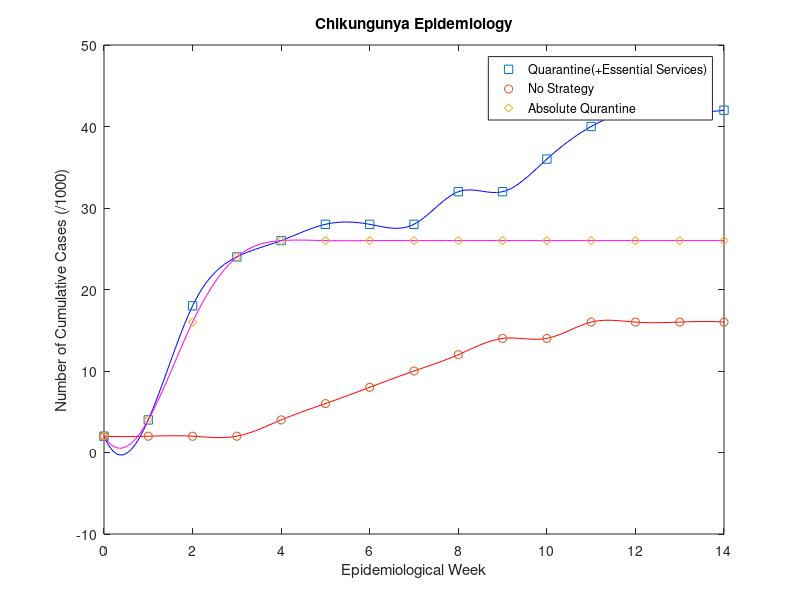

Reproduce this figure in MATLAB.
weeks = 0:14;

%cases /1000
no_strategy = [2 2 2 2 4 6 8 10 12 14 14 16 16 16 16];
s1 = [2 2 2 4 4 6 6 6 6 6 6 6 6 6 6]; % stopped at 5th week
s2 = [2 2 2 4 6 6 8 8 8 8 8 8 8 8 8]; % stopped at 7th week
abs_quarantine = [2 4 16 24 26 26 26 26 26 26 26 26 26 26 26];
ess_quarantine = [2 4 18 24 26 28 28 28 32 32 36 40 42 42 42 ];

samplingRateIncrease = 10;
newXSamplePoints = linspace(0, length(weeks)-1, (length(weeks)-1) * samplingRateIncrease);
smoothed_no_strategy = spline(weeks, no_strategy, newXSamplePoints);
smoothed_s1 = spline(weeks, s1, newXSamplePoints);
smoothed_s2 = spline(weeks, s2, newXSamplePoints);
smoothed_ess_quarantine = spline(weeks, ess_quarantine, newXSamplePoints);
smoothed_abs_quarantine = spline(weeks, abs_quarantine, newXSamplePoints);

plot(newXSamplePoints,smoothed_ess_quarantine, 'b','HandleVisibility','off');
title('Chikungunya Epidemiology')
xlabel('Epidemiological Week')
ylabel('Number of Cumulative Cases (/1000)')

hold on
scatter(weeks, ess_quarantine, 'sb', 'DisplayName','Quarantine(+Essential Services)');

%plot(newXSamplePoints,smoothed_s2, 'b','HandleVisibility','off');
%scatter(weeks, s2, 'xb', 'DisplayName', 'Strategy 2');

plot(newXSamplePoints, smoothed_no_strategy, 'r','HandleVisibility','off');
scatter(weeks, no_strategy, 'or', 'DisplayName', 'No Strategy');

plot(newXSamplePoints, smoothed_abs_quarantine, 'm','HandleVisibility','off');
scatter(weeks, abs_quarantine, 'dm', 'DisplayName', 'Absolute Qurantine');

hold off
legend